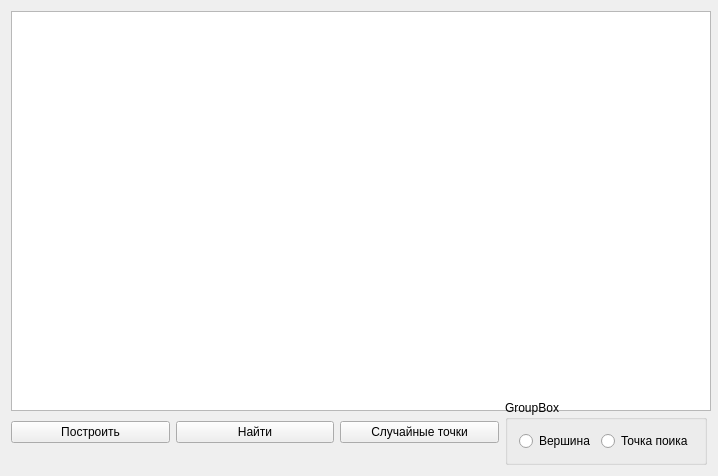
<?xml version="1.0" encoding="UTF-8"?>
<ui version="4.0">
 <class>Widget</class>
 <widget class="QWidget" name="Widget">
  <property name="geometry">
   <rect>
    <x>0</x>
    <y>0</y>
    <width>718</width>
    <height>476</height>
   </rect>
  </property>
  <property name="minimumSize">
   <size>
    <width>718</width>
    <height>476</height>
   </size>
  </property>
  <property name="maximumSize">
   <size>
    <width>718</width>
    <height>476</height>
   </size>
  </property>
  <property name="windowTitle">
   <string>Widget</string>
  </property>
  <layout class="QVBoxLayout" name="verticalLayout_2">
   <item>
    <widget class="QGraphicsView" name="graphicsView">
     <property name="minimumSize">
      <size>
       <width>700</width>
       <height>400</height>
      </size>
     </property>
     <property name="maximumSize">
      <size>
       <width>700</width>
       <height>400</height>
      </size>
     </property>
    </widget>
   </item>
   <item>
    <layout class="QHBoxLayout" name="horizontalLayout">
     <item>
      <widget class="QPushButton" name="pushButton">
       <property name="text">
        <string>Построить</string>
       </property>
      </widget>
     </item>
     <item>
      <widget class="QPushButton" name="pushButton_2">
       <property name="text">
        <string>Найти</string>
       </property>
      </widget>
     </item>
     <item>
      <widget class="QPushButton" name="pushButton_3">
       <property name="text">
        <string>Случайные точки</string>
       </property>
      </widget>
     </item>
     <item>
      <widget class="QGroupBox" name="groupBox">
       <property name="title">
        <string>GroupBox</string>
       </property>
       <layout class="QHBoxLayout" name="horizontalLayout_2">
        <item>
         <widget class="QRadioButton" name="radioButton">
          <property name="text">
           <string>Вершина</string>
          </property>
         </widget>
        </item>
        <item>
         <widget class="QRadioButton" name="radioButton_2">
          <property name="text">
           <string>Точка поика</string>
          </property>
         </widget>
        </item>
       </layout>
      </widget>
     </item>
    </layout>
   </item>
  </layout>
 </widget>
 <layoutdefault spacing="6" margin="11"/>
 <resources/>
 <connections/>
</ui>
